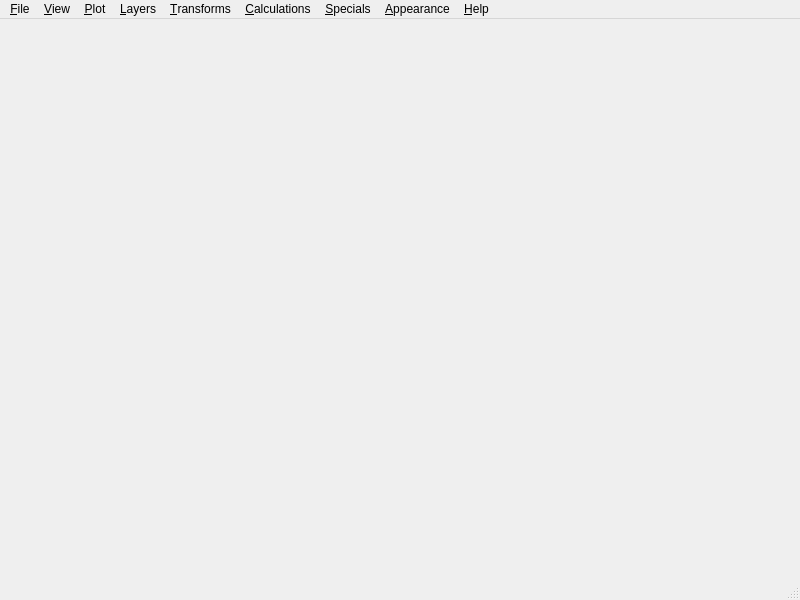
 <widget class="QMainWindow" name="AppWin">
  <property name="geometry">
   <rect>
    <x>0</x>
    <y>0</y>
    <width>800</width>
    <height>600</height>
   </rect>
  </property>
  <property name="mouseTracking">
   <bool>false</bool>
  </property>
  <property name="windowTitle">
   <string>ddplot 5.0</string>
  </property>
  <widget class="QWidget" name="tabwidget"/>
  <widget class="QMenuBar" name="menuBar">
   <property name="geometry">
    <rect>
     <x>0</x>
     <y>0</y>
     <width>800</width>
     <height>21</height>
    </rect>
   </property>
   <widget class="QMenu" name="mfile">
    <property name="title">
     <string>&amp;File</string>
    </property>
    <widget class="QMenu" name="mexport">
     <property name="title">
      <string>&amp;Export</string>
     </property>
     <addaction name="actExpEPS"/>
     <addaction name="actExpXYZ"/>
     <addaction name="actExpPLT"/>
     <addaction name="actExpCFG"/>
     <addaction name="actExpVTK"/>
    </widget>
    <addaction name="actOpen"/>
    <addaction name="actSave"/>
    <addaction name="actClose"/>
    <addaction name="actCloseAll"/>
    <addaction name="separator"/>
    <addaction name="actPrint"/>
    <addaction name="separator"/>
    <addaction name="mexport"/>
    <addaction name="separator"/>
    <addaction name="actAnimate"/>
    <addaction name="actQuit"/>
   </widget>
   <widget class="QMenu" name="mview">
    <property name="title">
     <string>&amp;View</string>
    </property>
    <addaction name="actZoomIn"/>
    <addaction name="actZoomOut"/>
    <addaction name="actFitWin"/>
    <addaction name="separator"/>
    <addaction name="actPanRight"/>
    <addaction name="actPanLeft"/>
    <addaction name="actPanUp"/>
    <addaction name="actPanDown"/>
    <addaction name="separator"/>
    <addaction name="actPanFRight"/>
    <addaction name="actPanFLeft"/>
    <addaction name="actPanFUp"/>
    <addaction name="actPanFDown"/>
   </widget>
   <widget class="QMenu" name="mplot">
    <property name="title">
     <string>&amp;Plot</string>
    </property>
    <addaction name="actSelPlots"/>
    <addaction name="actFirstPlot"/>
    <addaction name="actPrevPlot"/>
    <addaction name="actNextPlot"/>
    <addaction name="actLastPlot"/>
    <addaction name="separator"/>
    <addaction name="actUnrelView"/>
    <addaction name="actRelView"/>
    <addaction name="actCompView"/>
    <addaction name="separator"/>
    <addaction name="actMagDisp"/>
    <addaction name="actNumAtom"/>
    <addaction name="separator"/>
    <addaction name="actNoComp"/>
    <addaction name="actEdgeComp"/>
    <addaction name="actScrewComp"/>
    <addaction name="separator"/>
    <addaction name="actDAtLayers"/>
    <addaction name="actDAtTypes"/>
    <addaction name="actDAtNeighbors"/>
    <addaction name="actInertAtoms"/>
    <addaction name="separator"/>
    <addaction name="actBurgVect"/>
    <addaction name="actDefDPos"/>
    <addaction name="actDCenter"/>
    <addaction name="actSPlanes"/>
    <addaction name="actShowCSys"/>
    <addaction name="actShowCells"/>
    <addaction name="separator"/>
    <addaction name="actShowGb"/>
    <addaction name="separator"/>
    <addaction name="actRelaxInfo"/>
   </widget>
   <widget class="QMenu" name="mlayers">
    <property name="title">
     <string>&amp;Layers</string>
    </property>
    <addaction name="actCoordAt"/>
    <addaction name="separator"/>
    <addaction name="actShowZLay"/>
    <addaction name="actSetZLay"/>
    <addaction name="actZLayUp"/>
    <addaction name="actZLayDown"/>
   </widget>
   <widget class="QMenu" name="mtran">
    <property name="title">
     <string>&amp;Transforms</string>
    </property>
    <addaction name="actCoordSys"/>
    <addaction name="separator"/>
    <addaction name="actXZReflect"/>
    <addaction name="actYZReflect"/>
    <addaction name="actXYReflect"/>
    <addaction name="separator"/>
    <addaction name="actXRot180"/>
    <addaction name="actYRot180"/>
    <addaction name="actZRot180"/>
    <addaction name="actXRot90"/>
    <addaction name="actYRot90"/>
    <addaction name="actZRot90"/>
    <addaction name="separator"/>
    <addaction name="actTransform"/>
    <addaction name="actProjVect"/>
   </widget>
   <widget class="QMenu" name="mcalcs">
    <property name="title">
     <string>&amp;Calculations</string>
    </property>
    <addaction name="actCompDisp"/>
    <addaction name="actCalcRDF"/>
    <addaction name="actProbeDispl"/>
    <addaction name="separator"/>
    <addaction name="actBurgCircuit"/>
    <addaction name="actDPosPeierlsNabarro"/>
    <addaction name="separator"/>
    <addaction name="actDPosDecimate"/>
   </widget>
   <widget class="QMenu" name="mspecials">
    <property name="title">
     <string>&amp;Specials</string>
    </property>
    <addaction name="actApplyYDiad"/>
    <addaction name="actCorrEdgeBCC"/>
   </widget>
   <widget class="QMenu" name="mappear">
    <property name="title">
     <string>&amp;Appearance</string>
    </property>
    <addaction name="actLookAndFeel"/>
    <addaction name="separator"/>
    <addaction name="actCrystPlot"/>
    <addaction name="actScalePos"/>
    <addaction name="separator"/>
    <addaction name="actArrPlot"/>
    <addaction name="actScaleArr"/>
    <addaction name="actArrNeigh"/>
    <addaction name="actSetZTol"/>
   </widget>
   <widget class="QMenu" name="mhelp">
    <property name="title">
     <string>&amp;Help</string>
    </property>
    <addaction name="actAbout"/>
   </widget>
   <addaction name="mfile"/>
   <addaction name="mview"/>
   <addaction name="mplot"/>
   <addaction name="mlayers"/>
   <addaction name="mtran"/>
   <addaction name="mcalcs"/>
   <addaction name="mspecials"/>
   <addaction name="mappear"/>
   <addaction name="mhelp"/>
  </widget>
  <widget class="QStatusBar" name="statusBar">
   <property name="toolTip">
    <string/>
   </property>
   <property name="statusTip">
    <string/>
   </property>
   <property name="sizeGripEnabled">
    <bool>true</bool>
   </property>
  </widget>
  <action name="actOpen">
   <property name="checkable">
    <bool>false</bool>
   </property>
   <property name="icon">
    <iconset theme="fileopen">
     <normaloff>.</normaloff>.</iconset>
   </property>
   <property name="text">
    <string>&amp;Open...</string>
   </property>
   <property name="shortcut">
    <string>Ctrl+O</string>
   </property>
  </action>
  <action name="actSave">
   <property name="enabled">
    <bool>false</bool>
   </property>
   <property name="icon">
    <iconset theme="filesaveas">
     <normaloff>.</normaloff>.</iconset>
   </property>
   <property name="text">
    <string>&amp;Save As...</string>
   </property>
   <property name="shortcut">
    <string>Ctrl+S</string>
   </property>
  </action>
  <action name="actClose">
   <property name="enabled">
    <bool>false</bool>
   </property>
   <property name="text">
    <string>&amp;Close</string>
   </property>
   <property name="shortcut">
    <string>Ctrl+F3</string>
   </property>
  </action>
  <action name="actCloseAll">
   <property name="enabled">
    <bool>false</bool>
   </property>
   <property name="text">
    <string>C&amp;lose All</string>
   </property>
  </action>
  <action name="actPrint">
   <property name="enabled">
    <bool>false</bool>
   </property>
   <property name="icon">
    <iconset theme="fileprint">
     <normaloff>.</normaloff>.</iconset>
   </property>
   <property name="text">
    <string>&amp;Print...</string>
   </property>
   <property name="shortcut">
    <string>Ctrl+P</string>
   </property>
  </action>
  <action name="actAnimate">
   <property name="enabled">
    <bool>false</bool>
   </property>
   <property name="text">
    <string>&amp;Animate all frames to .GIF...</string>
   </property>
  </action>
  <action name="actQuit">
   <property name="enabled">
    <bool>true</bool>
   </property>
   <property name="icon">
    <iconset theme="exit">
     <normaloff>.</normaloff>.</iconset>
   </property>
   <property name="text">
    <string>&amp;Quit</string>
   </property>
   <property name="shortcut">
    <string>Ctrl+Q</string>
   </property>
  </action>
  <action name="actAbout">
   <property name="text">
    <string>About...</string>
   </property>
   <property name="shortcut">
    <string>Ctrl+A</string>
   </property>
  </action>
  <action name="actLookAndFeel">
   <property name="enabled">
    <bool>false</bool>
   </property>
   <property name="text">
    <string>&amp;Look and feel...</string>
   </property>
  </action>
  <action name="actCrystPlot">
   <property name="enabled">
    <bool>false</bool>
   </property>
   <property name="text">
    <string>&amp;Crystal structure plotting...</string>
   </property>
  </action>
  <action name="actScalePos">
   <property name="enabled">
    <bool>false</bool>
   </property>
   <property name="text">
    <string>&amp;Scale atomic positions...</string>
   </property>
  </action>
  <action name="actArrPlot">
   <property name="enabled">
    <bool>false</bool>
   </property>
   <property name="text">
    <string>&amp;Plotting of arrows...</string>
   </property>
  </action>
  <action name="actScaleArr">
   <property name="enabled">
    <bool>false</bool>
   </property>
   <property name="text">
    <string>S&amp;cale length of arrows/symbols...</string>
   </property>
  </action>
  <action name="actArrNeigh">
   <property name="enabled">
    <bool>false</bool>
   </property>
   <property name="text">
    <string>Pl&amp;ot arrows between which neighbors...</string>
   </property>
  </action>
  <action name="actSetZTol">
   <property name="enabled">
    <bool>false</bool>
   </property>
   <property name="text">
    <string>&amp;Tolerance for the Z-coordinates of atoms in the same layer...</string>
   </property>
  </action>
  <action name="actApplyYDiad">
   <property name="enabled">
    <bool>false</bool>
   </property>
   <property name="text">
    <string>&amp;Apply Y-axis diad operation</string>
   </property>
  </action>
  <action name="actCorrEdgeBCC">
   <property name="checkable">
    <bool>true</bool>
   </property>
   <property name="enabled">
    <bool>false</bool>
   </property>
   <property name="text">
    <string>&amp;Correct the edge components in bcc due to periodicity</string>
   </property>
  </action>
  <action name="actCompDisp">
   <property name="enabled">
    <bool>false</bool>
   </property>
   <property name="text">
    <string>&amp;Difference between relative displacements in two plots...</string>
   </property>
  </action>
  <action name="actCalcRDF">
   <property name="enabled">
    <bool>false</bool>
   </property>
   <property name="text">
    <string>&amp;Radial distribution function...</string>
   </property>
  </action>
  <action name="actProbeDispl">
   <property name="enabled">
    <bool>false</bool>
   </property>
   <property name="text">
    <string>&amp;Probe atomic displacements...</string>
   </property>
  </action>
  <action name="actBurgCircuit">
   <property name="enabled">
    <bool>false</bool>
   </property>
   <property name="text">
    <string>C&amp;alculate the Burgers vector using the Burgers circuit...</string>
   </property>
  </action>
  <action name="actDPosPeierlsNabarro">
   <property name="enabled">
    <bool>false</bool>
   </property>
   <property name="text">
    <string>&amp;Find the dislocation position/pathway...</string>
   </property>
  </action>
  <action name="actCoordSys">
   <property name="enabled">
    <bool>false</bool>
   </property>
   <property name="text">
    <string>&amp;Give the coordinate system of the block...</string>
   </property>
  </action>
  <action name="actXZReflect">
   <property name="enabled">
    <bool>false</bool>
   </property>
   <property name="text">
    <string>&amp;Reflect through the XZ plane</string>
   </property>
  </action>
  <action name="actYZReflect">
   <property name="enabled">
    <bool>false</bool>
   </property>
   <property name="text">
    <string>R&amp;eflect through the YZ plane</string>
   </property>
  </action>
  <action name="actXYReflect">
   <property name="enabled">
    <bool>false</bool>
   </property>
   <property name="text">
    <string>Re&amp;flect through the XY plane</string>
   </property>
  </action>
  <action name="actXRot180">
   <property name="enabled">
    <bool>false</bool>
   </property>
   <property name="text">
    <string>R&amp;otate 180 deg about the X axis</string>
   </property>
  </action>
  <action name="actYRot180">
   <property name="enabled">
    <bool>false</bool>
   </property>
   <property name="text">
    <string>Rot&amp;ate 180 deg about the Y axis</string>
   </property>
  </action>
  <action name="actZRot180">
   <property name="enabled">
    <bool>false</bool>
   </property>
   <property name="text">
    <string>Rotate 180 deg a&amp;bout the Z axis</string>
   </property>
  </action>
  <action name="actXRot90">
   <property name="enabled">
    <bool>false</bool>
   </property>
   <property name="text">
    <string>Rotate 90 deg about the &amp;X axis</string>
   </property>
  </action>
  <action name="actYRot90">
   <property name="enabled">
    <bool>false</bool>
   </property>
   <property name="text">
    <string>Rotate 90 deg about the &amp;Y axis</string>
   </property>
  </action>
  <action name="actZRot90">
   <property name="enabled">
    <bool>false</bool>
   </property>
   <property name="text">
    <string>Rotate 90 deg about the &amp;Z axis</string>
   </property>
  </action>
  <action name="actTransform">
   <property name="enabled">
    <bool>false</bool>
   </property>
   <property name="text">
    <string>&amp;User-defined transformation...</string>
   </property>
  </action>
  <action name="actProjVect">
   <property name="enabled">
    <bool>false</bool>
   </property>
   <property name="text">
    <string>Pro&amp;ject displacements in direction</string>
   </property>
  </action>
  <action name="actCoordAt">
   <property name="enabled">
    <bool>false</bool>
   </property>
   <property name="text">
    <string>&amp;Coordinates of atoms...</string>
   </property>
  </action>
  <action name="actShowZLay">
   <property name="checkable">
    <bool>true</bool>
   </property>
   <property name="enabled">
    <bool>false</bool>
   </property>
   <property name="text">
    <string>&amp;Show/hide positions of Z layers</string>
   </property>
   <property name="shortcut">
    <string>Z</string>
   </property>
  </action>
  <action name="actSetZLay">
   <property name="checkable">
    <bool>false</bool>
   </property>
   <property name="enabled">
    <bool>false</bool>
   </property>
   <property name="text">
    <string>S&amp;elect atoms in particular Z layers...</string>
   </property>
   <property name="shortcut">
    <string>Ctrl+Z</string>
   </property>
  </action>
  <action name="actZLayUp">
   <property name="enabled">
    <bool>false</bool>
   </property>
   <property name="text">
    <string>&amp;Move up in the list of Z layers</string>
   </property>
   <property name="shortcut">
    <string>Alt+Up</string>
   </property>
  </action>
  <action name="actZLayDown">
   <property name="enabled">
    <bool>false</bool>
   </property>
   <property name="text">
    <string>M&amp;ove down in the list of Z layers</string>
   </property>
   <property name="shortcut">
    <string>Alt+Down</string>
   </property>
  </action>
  <action name="actSelPlots">
   <property name="enabled">
    <bool>false</bool>
   </property>
   <property name="text">
    <string>&amp;Select plots...</string>
   </property>
  </action>
  <action name="actFirstPlot">
   <property name="enabled">
    <bool>false</bool>
   </property>
   <property name="text">
    <string>&amp;First plot</string>
   </property>
   <property name="shortcut">
    <string>Home</string>
   </property>
  </action>
  <action name="actPrevPlot">
   <property name="enabled">
    <bool>false</bool>
   </property>
   <property name="text">
    <string>&amp;Previous plot</string>
   </property>
   <property name="shortcut">
    <string>Left</string>
   </property>
  </action>
  <action name="actNextPlot">
   <property name="enabled">
    <bool>false</bool>
   </property>
   <property name="text">
    <string>&amp;Next plot</string>
   </property>
   <property name="shortcut">
    <string>Right</string>
   </property>
  </action>
  <action name="actLastPlot">
   <property name="enabled">
    <bool>false</bool>
   </property>
   <property name="text">
    <string>&amp;Last plot</string>
   </property>
   <property name="shortcut">
    <string>End</string>
   </property>
  </action>
  <action name="actUnrelView">
   <property name="checkable">
    <bool>true</bool>
   </property>
   <property name="enabled">
    <bool>false</bool>
   </property>
   <property name="text">
    <string>Unrelaxed configuration</string>
   </property>
   <property name="shortcut">
    <string>U</string>
   </property>
  </action>
  <action name="actRelView">
   <property name="checkable">
    <bool>true</bool>
   </property>
   <property name="enabled">
    <bool>false</bool>
   </property>
   <property name="text">
    <string>Relaxed configuration</string>
   </property>
   <property name="shortcut">
    <string>R</string>
   </property>
  </action>
  <action name="actCompView">
   <property name="checkable">
    <bool>true</bool>
   </property>
   <property name="enabled">
    <bool>false</bool>
   </property>
   <property name="text">
    <string>Composite view (relaxed+unrelaxed)</string>
   </property>
   <property name="shortcut">
    <string>C</string>
   </property>
  </action>
  <action name="actMagDisp">
   <property name="checkable">
    <bool>true</bool>
   </property>
   <property name="enabled">
    <bool>false</bool>
   </property>
   <property name="text">
    <string>Print magnitudes of displacements</string>
   </property>
   <property name="shortcut">
    <string>M</string>
   </property>
  </action>
  <action name="actNumAtom">
   <property name="checkable">
    <bool>true</bool>
   </property>
   <property name="enabled">
    <bool>false</bool>
   </property>
   <property name="text">
    <string>Print atomic numbers</string>
   </property>
   <property name="shortcut">
    <string>N</string>
   </property>
  </action>
  <action name="actNoComp">
   <property name="checkable">
    <bool>true</bool>
   </property>
   <property name="enabled">
    <bool>false</bool>
   </property>
   <property name="text">
    <string>No displacement component</string>
   </property>
  </action>
  <action name="actEdgeComp">
   <property name="checkable">
    <bool>true</bool>
   </property>
   <property name="enabled">
    <bool>false</bool>
   </property>
   <property name="text">
    <string>Edge component</string>
   </property>
   <property name="shortcut">
    <string>E</string>
   </property>
  </action>
  <action name="actScrewComp">
   <property name="checkable">
    <bool>true</bool>
   </property>
   <property name="enabled">
    <bool>false</bool>
   </property>
   <property name="text">
    <string>Screw component</string>
   </property>
   <property name="shortcut">
    <string>S</string>
   </property>
  </action>
  <action name="actDAtLayers">
   <property name="checkable">
    <bool>true</bool>
   </property>
   <property name="enabled">
    <bool>false</bool>
   </property>
   <property name="text">
    <string>Distinguish atomic layers</string>
   </property>
   <property name="shortcut">
    <string>L</string>
   </property>
  </action>
  <action name="actDAtTypes">
   <property name="checkable">
    <bool>true</bool>
   </property>
   <property name="enabled">
    <bool>false</bool>
   </property>
   <property name="text">
    <string>Distinguish atomic types</string>
   </property>
   <property name="shortcut">
    <string>T</string>
   </property>
  </action>
  <action name="actDAtNeighbors">
   <property name="checkable">
    <bool>true</bool>
   </property>
   <property name="enabled">
    <bool>false</bool>
   </property>
   <property name="text">
    <string>Distinguish by numbers of neighbors</string>
   </property>
   <property name="shortcut">
    <string>G</string>
   </property>
  </action>
  <action name="actInertAtoms">
   <property name="checkable">
    <bool>true</bool>
   </property>
   <property name="enabled">
    <bool>false</bool>
   </property>
   <property name="text">
    <string>Show inert atoms</string>
   </property>
   <property name="shortcut">
    <string>I</string>
   </property>
  </action>
  <action name="actBurgVect">
   <property name="enabled">
    <bool>false</bool>
   </property>
   <property name="text">
    <string>Define the Burgers vector...</string>
   </property>
  </action>
  <action name="actDefDPos">
   <property name="enabled">
    <bool>false</bool>
   </property>
   <property name="text">
    <string>Define the dislocation position...</string>
   </property>
  </action>
  <action name="actDCenter">
   <property name="checkable">
    <bool>true</bool>
   </property>
   <property name="enabled">
    <bool>false</bool>
   </property>
   <property name="text">
    <string>Show dislocation position</string>
   </property>
  </action>
  <action name="actSPlanes">
   <property name="enabled">
    <bool>false</bool>
   </property>
   <property name="text">
    <string>Show traces of planes...</string>
   </property>
  </action>
  <action name="actShowCSys">
   <property name="checkable">
    <bool>true</bool>
   </property>
   <property name="enabled">
    <bool>false</bool>
   </property>
   <property name="text">
    <string>Show the coordinate system</string>
   </property>
   <property name="shortcut">
    <string>Ctrl+C</string>
   </property>
  </action>
  <action name="actShowCells">
   <property name="checkable">
    <bool>true</bool>
   </property>
   <property name="enabled">
    <bool>false</bool>
   </property>
   <property name="text">
    <string>Show cells of the linked neighbor list</string>
   </property>
  </action>
  <action name="actShowGb">
   <property name="checkable">
    <bool>true</bool>
   </property>
   <property name="enabled">
    <bool>false</bool>
   </property>
   <property name="text">
    <string>Show grain boundary</string>
   </property>
  </action>
  <action name="actRelaxInfo">
   <property name="enabled">
    <bool>false</bool>
   </property>
   <property name="text">
    <string>Display the relaxation info...</string>
   </property>
  </action>
  <action name="actZoomIn">
   <property name="enabled">
    <bool>false</bool>
   </property>
   <property name="text">
    <string>Zoom &amp;in</string>
   </property>
   <property name="shortcut">
    <string>+</string>
   </property>
  </action>
  <action name="actZoomOut">
   <property name="enabled">
    <bool>false</bool>
   </property>
   <property name="text">
    <string>Zoom &amp;out</string>
   </property>
   <property name="shortcut">
    <string>-</string>
   </property>
  </action>
  <action name="actFitWin">
   <property name="enabled">
    <bool>false</bool>
   </property>
   <property name="text">
    <string>&amp;Fit window</string>
   </property>
   <property name="shortcut">
    <string>*</string>
   </property>
  </action>
  <action name="actPanRight">
   <property name="enabled">
    <bool>false</bool>
   </property>
   <property name="text">
    <string>Pan right</string>
   </property>
   <property name="shortcut">
    <string>Shift+Right</string>
   </property>
  </action>
  <action name="actPanLeft">
   <property name="enabled">
    <bool>false</bool>
   </property>
   <property name="text">
    <string>Pan left</string>
   </property>
   <property name="shortcut">
    <string>Shift+Left</string>
   </property>
  </action>
  <action name="actPanUp">
   <property name="enabled">
    <bool>false</bool>
   </property>
   <property name="text">
    <string>Pan up</string>
   </property>
   <property name="shortcut">
    <string>Shift+Up</string>
   </property>
  </action>
  <action name="actPanDown">
   <property name="enabled">
    <bool>false</bool>
   </property>
   <property name="text">
    <string>Pan down</string>
   </property>
   <property name="shortcut">
    <string>Shift+Down</string>
   </property>
  </action>
  <action name="actPanFRight">
   <property name="enabled">
    <bool>false</bool>
   </property>
   <property name="text">
    <string>Pan fast right</string>
   </property>
   <property name="shortcut">
    <string>Ctrl+Right</string>
   </property>
  </action>
  <action name="actPanFLeft">
   <property name="enabled">
    <bool>false</bool>
   </property>
   <property name="text">
    <string>Pan fast left</string>
   </property>
   <property name="shortcut">
    <string>Ctrl+Left</string>
   </property>
  </action>
  <action name="actPanFUp">
   <property name="enabled">
    <bool>false</bool>
   </property>
   <property name="text">
    <string>Pan fast up</string>
   </property>
   <property name="shortcut">
    <string>Ctrl+Up</string>
   </property>
  </action>
  <action name="actPanFDown">
   <property name="enabled">
    <bool>false</bool>
   </property>
   <property name="text">
    <string>Pan fast down</string>
   </property>
   <property name="shortcut">
    <string>Ctrl+Down</string>
   </property>
  </action>
  <action name="actExpEPS">
   <property name="enabled">
    <bool>false</bool>
   </property>
   <property name="text">
    <string>to Postscript...</string>
   </property>
  </action>
  <action name="actExpXYZ">
   <property name="enabled">
    <bool>false</bool>
   </property>
   <property name="text">
    <string>to XYZ format (JMol)...</string>
   </property>
  </action>
  <action name="actExpPLT">
   <property name="enabled">
    <bool>false</bool>
   </property>
   <property name="text">
    <string>to PLT format (PennBOP)...</string>
   </property>
  </action>
  <action name="actExpCFG">
   <property name="enabled">
    <bool>false</bool>
   </property>
   <property name="text">
    <string>to CFG format (AtomEye)...</string>
   </property>
  </action>
  <action name="actExpVTK">
   <property name="enabled">
    <bool>false</bool>
   </property>
   <property name="text">
    <string>to VTK format (ParaView)...</string>
   </property>
  </action>
  <action name="actFindDisloSites">
   <property name="enabled">
    <bool>false</bool>
   </property>
   <property name="text">
    <string>Find the dislocation sites... [EXPERIMENTAL]</string>
   </property>
  </action>
  <action name="actDPosDecimate">
   <property name="enabled">
    <bool>false</bool>
   </property>
   <property name="text">
    <string>Successive decimation of the Burgers circuit... [EXPERIMENTAL]</string>
   </property>
  </action>
 </widget>
